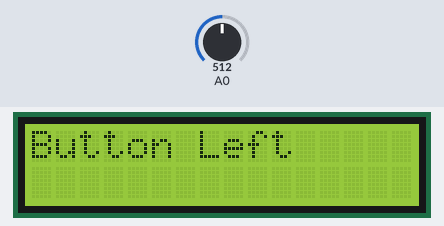
The sketch below on a simulated Arduino Uno, built with avr-gcc and run on an emulated ATmega328P. Shown: 16×2 character LCD. The test bench sets the inputs (shaded band); at power-on: A0 = 512.

Above: at 1.2 s.
1.3 s: A0 set to 370
At 2.6 s:
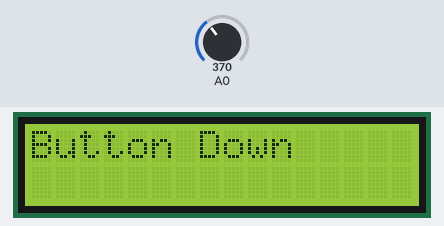
4.3 s: A0 set to 213
7.3 s: A0 set to 176
At 8.8 s:
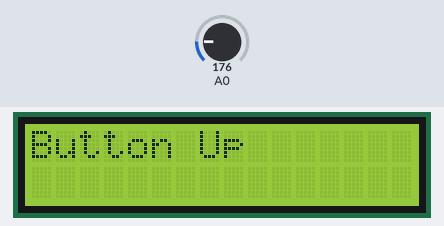
10.3 s: A0 set to 40
At 11.7 s:
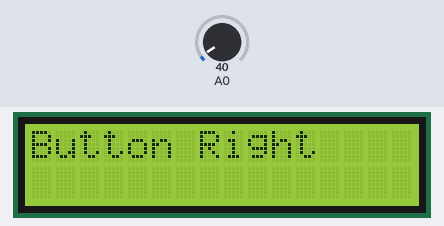
13.3 s: A0 set to 205
At 14.5 s:
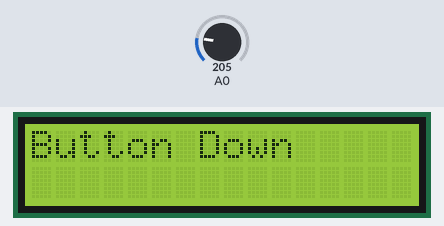
16.3 s: A0 set to 0
At 17.3 s:
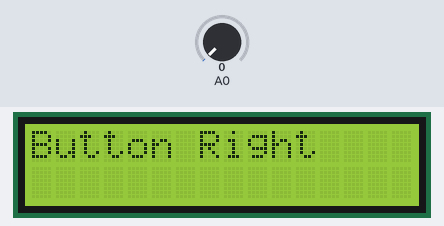
Timing chart, 0 to 19.3 s (numbered marks = the images above; inputs shaded):
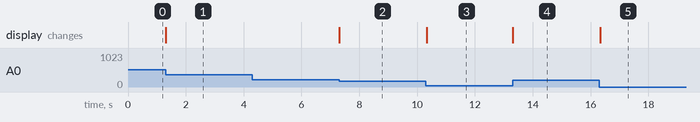

The sketch:

LCD_Shield.ino
```cpp
/*
 Base Code for LCD Shield
 Tested & Improvised by - Harkrishan Singh (harkrishan@steamlabs.in)
*/

#include <LiquidCrystal.h>
LiquidCrystal lcd(8, 9, 4, 5, 6, 7);
int readkey;

void setup()
{
  lcd.begin(16, 2);
  lcd.print("Fathers day");
}
void loop()
{
  lcd.setCursor(0, 1);
  readkey=analogRead(0);
  if (readkey<50)
  {
    lcd.clear();
    lcd.print("Button Right");
  }

  else if(readkey<195)
  {
    lcd.clear();
    lcd.print("Button Up");
  }
  else if(readkey<380)
  {
    lcd.clear();
    lcd.print("Button Down");
  }
  else if(readkey<790)
  {
    lcd.clear();
    lcd.print("Button Left");
  }
}
```

Measured:
- the behaviour switches between 195 and 194 on A0 (found by bisection; images 1 and 2)
- after the input at 1.3 s, the display: changes at once (image 1)
- after the input at 4.3 s, every drawn part: stays the same
- after the input at 7.3 s, the display: changes at once (image 2)
- after the input at 10.3 s, the display: changes at once (image 3)
- after the input at 13.3 s, the display: changes at once (image 4)
- after the input at 16.3 s, the display: changes at once (image 5)
